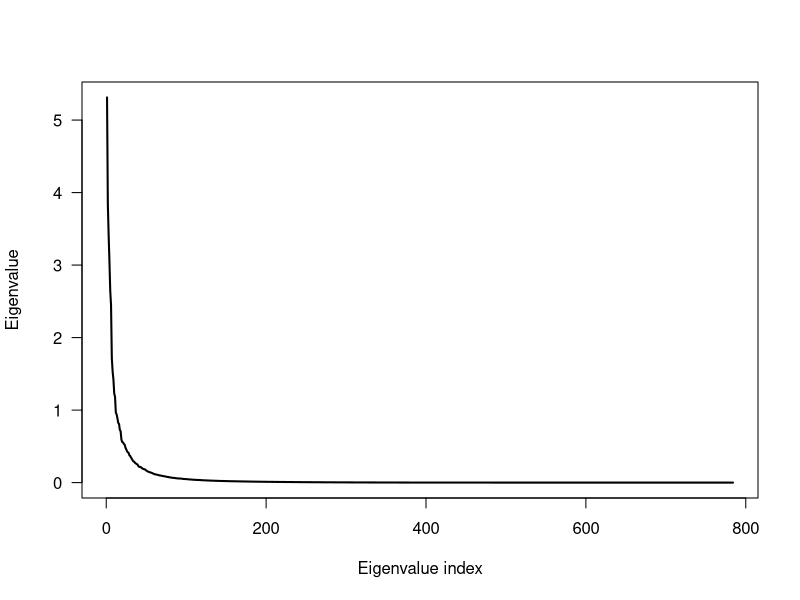
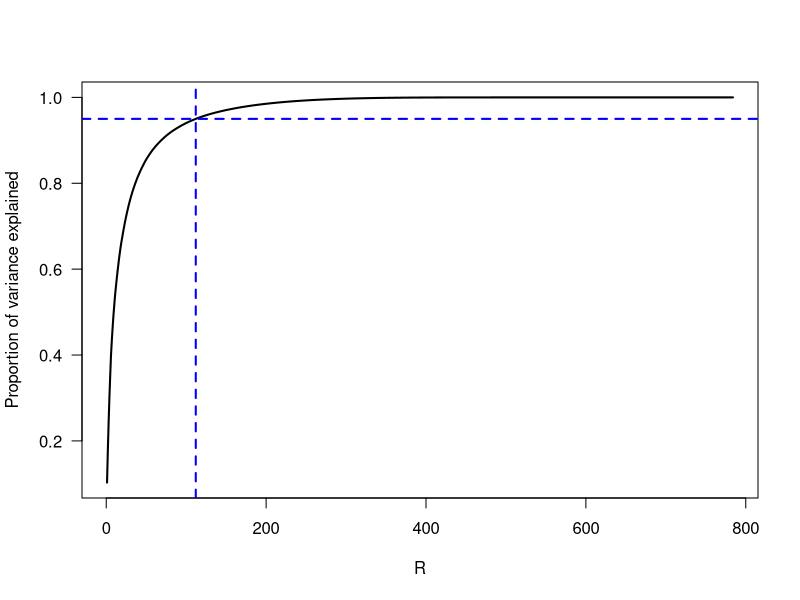
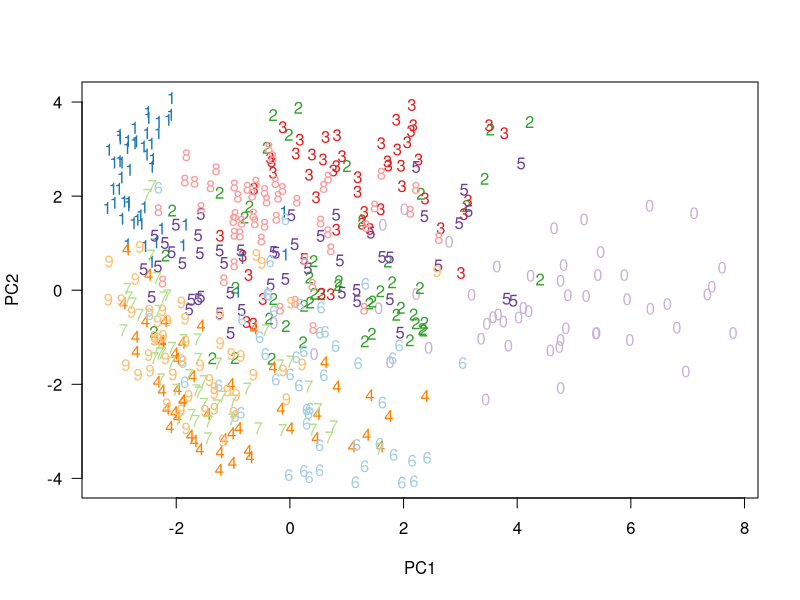
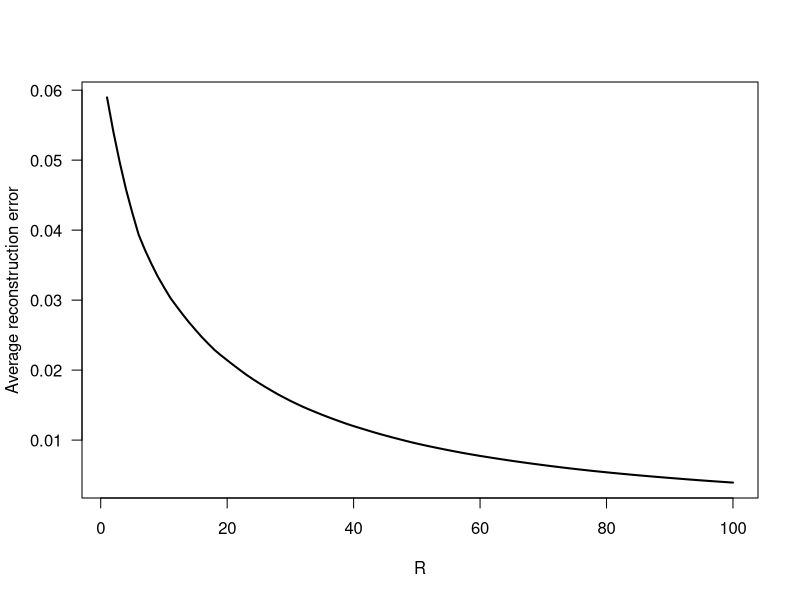
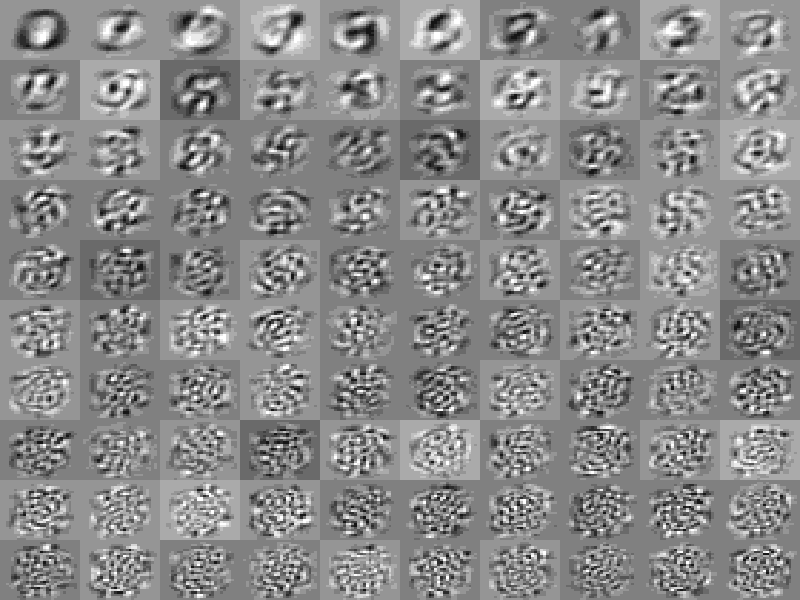

The R script that drew these images, in order:
# read data into memory
training_digits <- read.csv("lab10_mnist_training_digits.csv", header = FALSE)
training_labels <- read.csv("lab10_mnist_training_labels.csv", header = FALSE)

# get X and y values
X <- as.matrix(training_digits) / 255
y <- training_labels[,1]

# get number of samples and number of features
N <- length(y)
D <- ncol(X)

# calculate the covariance matrix
Sigma_X <- cov(X)

# calculate the eigenvalues and eigenvectors
decomposition <- eigen(Sigma_X, symmetric = TRUE)

# plot scree graph
plot(1:D, decomposition$values, 
     type = "l", las = 1, lwd = 2,
     xlab = "Eigenvalue index", ylab = "Eigenvalue")

# plot proportion of variance explained
pove <- cumsum(decomposition$values) / sum(decomposition$values)
plot(1:D, pove, 
     type = "l", las = 1, lwd = 2,
     xlab = "R", ylab = "Proportion of variance explained")
abline(h = 0.95, lwd = 2, lty = 2, col = "blue")
abline(v = which(pove > 0.95)[1], lwd = 2, lty = 2, col = "blue")

# calculate two-dimensional projections
Z <- (X - matrix(colMeans(X), N, D, byrow = TRUE)) %*% decomposition$vectors[,1:2]

# plot two-dimensional projections
point_colors <- c("#1f78b4", "#33a02c", "#e31a1c", "#ff7f00", "#6a3d9a", "#a6cee3", "#b2df8a", "#fb9a99", "#fdbf6f", "#cab2d6")
plot(Z[,1], Z[,2], type = "p", pch = 19, col = point_colors[y], cex = 0,
     xlab = "PC1", ylab = "PC2", las = 1)
text(Z[,1], Z[,2], labels = y %% 10, col = point_colors[y])

# calculate reconstruction error
reconstruction_error <- c()
for (r in 1:min(D, 100)) {
  Z_r <- (X - matrix(colMeans(X), N, D, byrow = TRUE)) %*% decomposition$vectors[,1:r]
  X_reconstructed <- Z_r %*% t(decomposition$vectors[,1:r]) + matrix(colMeans(X), N, D, byrow = TRUE)
  reconstruction_error[r] <- mean((X - X_reconstructed)^2)
}

plot(1:min(D, 100), reconstruction_error[1:min(D, 100)], 
     type = "l", las = 1, lwd = 2,
     xlab = "R", ylab = "Average reconstruction error")
abline(h = 0, lwd = 2, lty = 2, col = "blue")

# plot first 100 eigenvectors
layout(matrix(1:100, 10, 10, byrow = TRUE))
par(mar = c(0, 0, 0, 0), oma = c(0, 0, 0, 0))
for (component in 1:100) {
  image(matrix(decomposition$vectors[,component], nrow = 28)[,28:1], col = gray(12:1/12), axes = FALSE)
  dev.next()
}
